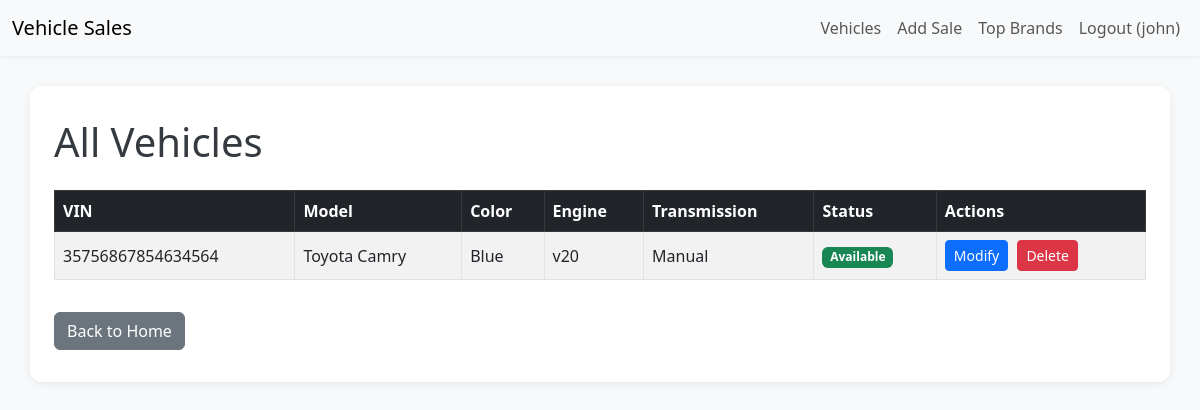
The app's page /vehicles (signed in), older data.
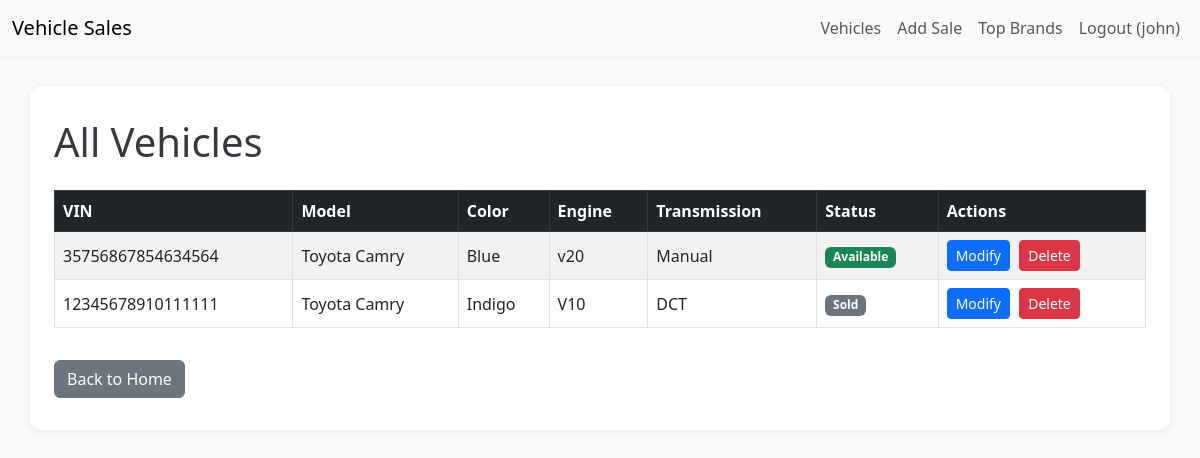
The same page, newer data.
### app.py (models this page shows, shortened)
class User(UserMixin, db.Model):
    id = db.Column(db.Integer, primary_key=True)
    username = db.Column(db.String(80), unique=True, nullable=False)
    email = db.Column(db.String(120), unique=True, nullable=False)
    password_hash = db.Column(db.String(128), nullable=False)
    created_at = db.Column(db.DateTime, nullable=False, default=datetime.utcnow)

class Vehicle(db.Model):
    vin = db.Column(db.String(17), primary_key=True)
    model_id = db.Column(db.Integer, db.ForeignKey('model.model_id'), nullable=False)
    color = db.Column(db.String(30), nullable=False)
    engine = db.Column(db.String(50), nullable=False)
    transmission = db.Column(db.String(20), nullable=False)
    status = db.Column(db.String(20), nullable=False)
    model = db.relationship('Model', backref='vehicles')

class Brand(db.Model):
    brand_id = db.Column(db.Integer, primary_key=True)
    brand_name = db.Column(db.String(50), nullable=False)

class Model(db.Model):
    model_id = db.Column(db.Integer, primary_key=True)
    brand_id = db.Column(db.Integer, db.ForeignKey('brand.brand_id'), nullable=False)
    model_name = db.Column(db.String(50), nullable=False)
    brand = db.relationship('Brand', backref='models')

### app.py (the view)
@app.route('/vehicles')
@login_required
def view_all_vehicles():
    vehicles = Vehicle.query.all()
    return render_template('vehicles.html', vehicles=vehicles)

### app.py (called while the page is built)
@login_manager.user_loader
def load_user(user_id):
    user = User.query.get(int(user_id))
    print(f"Loading user: {user_id}, Found: {user}")  # Debug
    return user

### templates/vehicles.html (shortened to what this page needs)
<!DOCTYPE html>
<html lang="en">
<head>
    <link href="https://cdn.jsdelivr.net/npm/bootstrap@5.3.0/dist/css/bootstrap.min.css" rel="stylesheet" />
</head>
<body>
    <nav class="navbar navbar-expand-lg navbar-light bg-light">
        <div class="container-fluid">
            <a class="navbar-brand" href="{{ url_for('index') }}">Vehicle Sales</a>
            <div class="navbar-nav">
                <a class="nav-link" href="{{ url_for('view_all_vehicles') }}">Vehicles</a>
                <a class="nav-link" href="{{ url_for('add_sale') }}">Add Sale</a>
                <a class="nav-link" href="{{ url_for('top_brands') }}">Top Brands</a>
                <a class="nav-link" href="{{ url_for('logout') }}">Logout ({{ current_user.username }})</a>
            </div>
        </div>
    </nav>
    <div class="container mt-4">
        <h1>All Vehicles</h1>
        <table class="table table-striped table-bordered align-middle">
            <thead class="table-dark">
                <tr>
                    <th>VIN</th>
                    <th>Model</th>
                    <th>Color</th>
                    <th>Engine</th>
                    <th>Transmission</th>
                    <th>Status</th>
                    <th>Actions</th>
                </tr>
            </thead>
            <tbody>
                {% for vehicle in vehicles %}
                    <tr>
                        <td>{{ vehicle.vin }}</td>
                        <td>{{ vehicle.model.brand.brand_name }} {{ vehicle.model.model_name }}</td>
                        <td>{{ vehicle.color }}</td>
                        <td>{{ vehicle.engine }}</td>
                        <td>{{ vehicle.transmission }}</td>
                        <td>
                            <span class="badge {% if vehicle.status == 'Available' %}bg-success{% else %}bg-secondary{% endif %}">
                                {{ vehicle.status }}
                            </span>
                        </td>
                        <td>
                            <a href="{{ url_for('modify_vehicle', vin=vehicle.vin) }}"
                               class="btn btn-primary btn-sm">
                                Modify
                            </a>
                            <a href="{{ url_for('delete_vehicle', vin=vehicle.vin) }}"
                               class="btn btn-danger btn-sm"
                               onclick="return confirm('Are you sure you want to delete this vehicle?');">
                                Delete
                            </a>
                        </td>
                    </tr>
                {% else %}
                    <tr>
                        <td colspan="7" class="text-center">No vehicles found.</td>
                    </tr>
                {% endfor %}
            </tbody>
        </table>
        <a href="{{ url_for('index') }}" class="btn btn-secondary">Back to Home</a>
    </div>
</body>
</html>

### templates/vehicles.html (style rules this page uses)
body { background-color: #f8f9fa; }
.navbar { margin-bottom: 30px; box-shadow: 0 2px 4px rgba(0,0,0,0.05); }
h1 { color: #343a40; margin-bottom: 24px; }
.table-striped > tbody > tr:nth-of-type(odd) { background-color: #e9ecef; }
.btn-primary { margin-right: 5px; }
.container { background: #fff; padding: 32px 24px; border-radius: 12px; box-shadow: 0 2px 8px rgba(0,0,0,0.07); }
.btn-secondary { margin-top: 16px; }

Row changes from the older to the newer data that the page shows:
added Vehicle: vin "12345678910111111", model.brand.brand_name "Toyota", model.model_name "Camry", color "Indigo", engine "V10", transmission "DCT", status "Sold"
